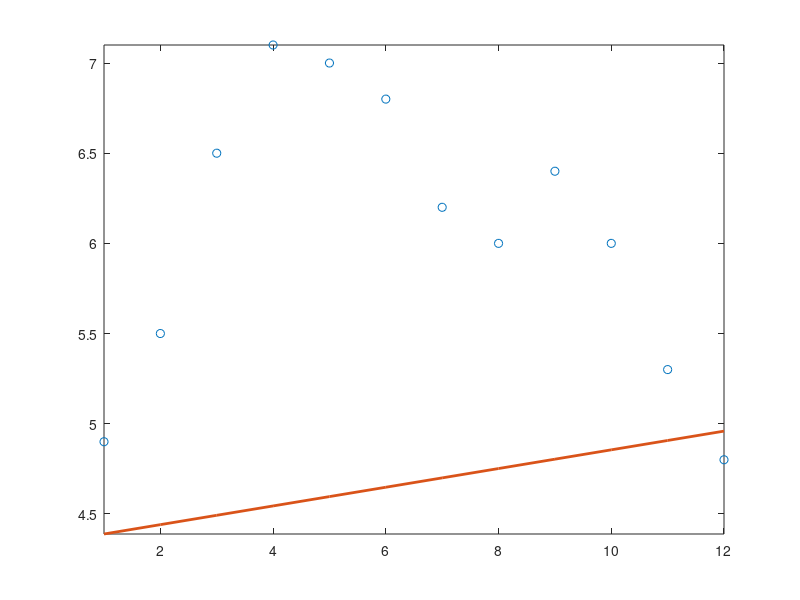

MATLAB code to generate this figure:
format short e 


%x = dat(:,1);
%y = dat(:,2);

m = [1:1:12]'; 
Y = [4.9; 5.5; 6.5; 7.1; 7; 6.8; 6.2; 6; 6.4; 6; 5.3; 4.8;];


%X = [ones(size(x)),x];             % build the matrix X for linear model
X = [ones(size(m))]; 

a = []; 
for i = 1:5 
    a(:,i) = m(:,1).^i;
end

X_fifth = [X, a]; 

z = X_fifth'*Y;                         % right hand side of the Normal Equations
S = X_fifth'*X_fifth;                         % Left hand side of the Normal Equations
U = chol(S);                      % Cholesky decomposition
w = U'\z;  %solve the normal equations using the Cholesky decomposition
c = U\w

plot(m,Y,'o')   % plot the data points
q = m;    % define a vector for plotting the linear function
fit = c(1)+c(2)*q;  %define the linear fit 

hold on   
plot(q,fit,'Linewidth',2); 
axis tight 
hold off
